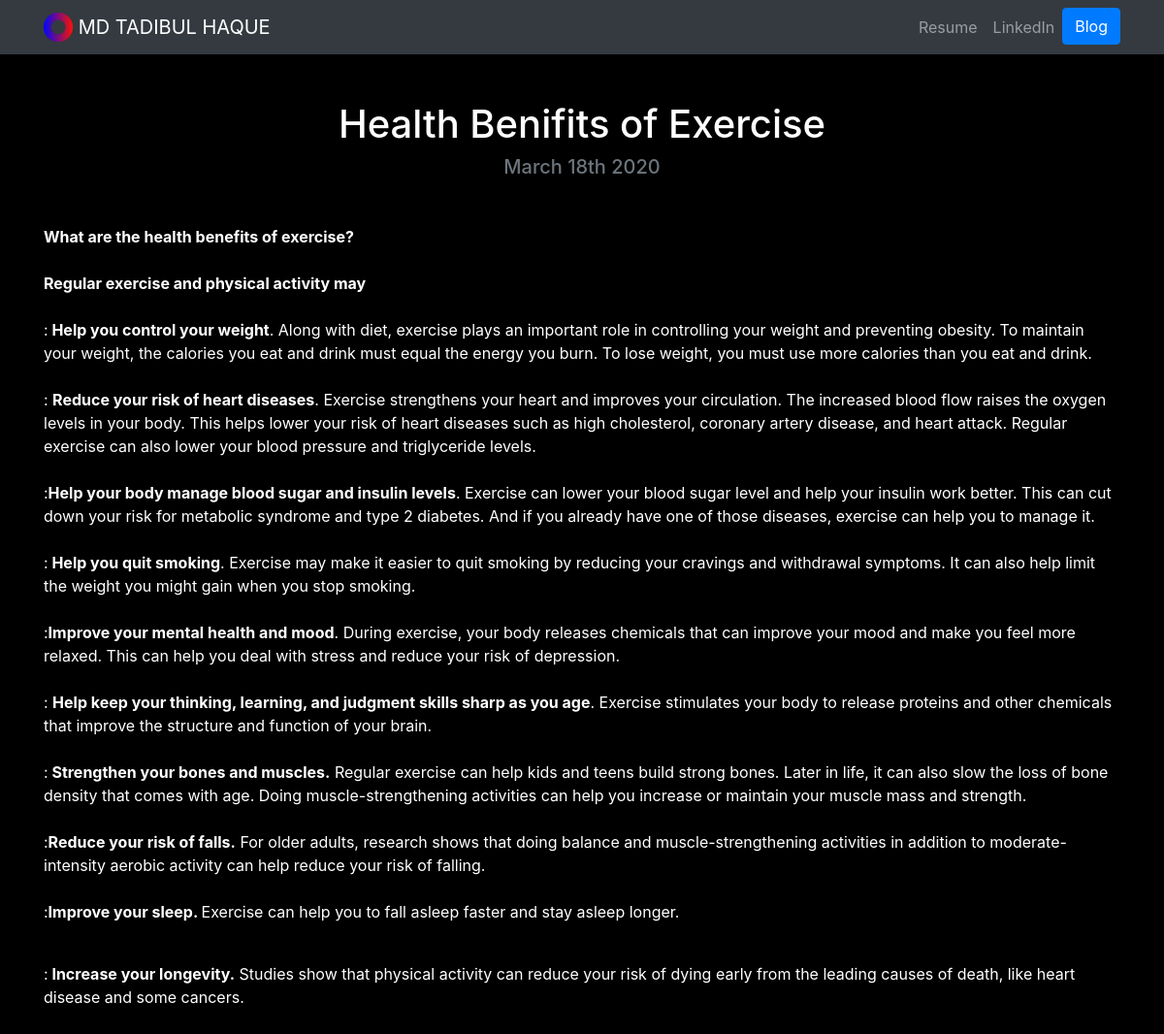
The app's page /blog/4/ with its own data.
### blog/models.py (models this page shows, shortened)
class Blog(models.Model):
    title= models.CharField(max_length=200)
    description = models.TextField()
    date = models.DateField()

### blog/views.py (the view)
# urls.py: path('<int:blog_id>/',views.detail,name='detail'),
def detail(request,blog_id):
    blog = get_object_or_404(Blog,pk=blog_id)
    return render (request,'blog/detail.html',{ 'blog':blog})

### blog/templates/blog/detail.html
{% extends "portfolio/base.html" %}
{% load static %}
{% block content %}
<h1 class="text-center mt-5" id="blogdetailtitle">{{ blog.title }}</h1>
<h5 class="text-center text-muted mb-5">{{ blog.date|date:'F jS Y' }}</h5>
{{ blog.description|safe }}
{% endblock %}

### portfolio/static/portfolio/custom.css (style rules this page uses)
body { background-color:black; }
h5,h2,p,h1,h3,h4,b,strong { color:white; }

### records on screen
Blog: title "Health Benifits of Exercise", date "March 18th 2020", description "What are the health benefits of exercise? Regular exercise and physical activity may : Help you control your weight . Along with diet, exercise plays an important role in controlling your weight and preventing obesity. To maintain your weight, the calories you eat and drink must equal the energy you burn. To lose weight, you must use more calories than you eat and drink. : Reduce your risk of heart diseases . Exercise strengthens your heart and improves your circulation. The increased blood flow raises the oxygen levels in your body. This helps lower your risk of heart diseases such as high cholesterol, coronary artery disease, and heart attack. Regular exercise can also lower your blood…"
